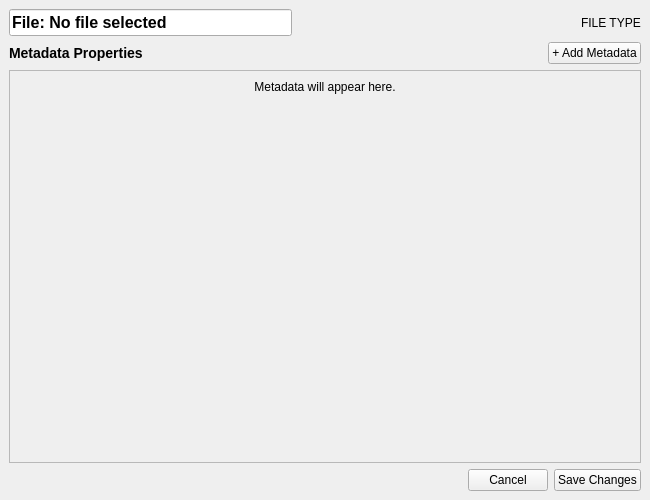
<?xml version="1.0" encoding="UTF-8"?>
<ui version="4.0">
 <class>MetadataEditor</class>
 <widget class="QMainWindow" name="MetadataEditor">
  <property name="windowTitle">
   <string>QuadM - Metadata Editor</string>
  </property>
  <property name="minimumSize">
   <size>
    <width>650</width>
    <height>500</height>
   </size>
  </property>
  <widget class="QWidget" name="centralwidget">
   <layout class="QVBoxLayout" name="mainLayout">

    <!-- File Information -->
    <item>
     <layout class="QHBoxLayout" name="fileInfoLayout">
      <item>
       <widget class="QLineEdit" name="fileNameLabel">
        <property name="text">
         <string>File: No file selected</string>
        </property>
        <property name="styleSheet">
         <string>font-size: 16px; font-weight: bold;</string>
        </property>
       </widget>
      </item>
      <item>
       <spacer name="fileInfoSpacer">
        <property name="orientation">
         <enum>Qt::Horizontal</enum>
        </property>
        <property name="sizeHint" stdset="0">
         <size>
          <width>40</width>
          <height>20</height>
         </size>
        </property>
       </spacer>
      </item>
      <item>
       <widget class="QLabel" name="fileTypeLabel">
        <property name="text">
         <string>FILE TYPE</string>
        </property>
       </widget>
      </item>
     </layout>
    </item>

    <!-- Metadata Heading and Add Button -->
    <item>
     <layout class="QHBoxLayout" name="metadataHeadingLayout">
      <item>
       <widget class="QLabel" name="metadataHeadingLabel">
        <property name="text">
         <string>Metadata Properties</string>
        </property>
        <property name="styleSheet">
         <string>font-size: 14px; font-weight: bold;</string>
        </property>
       </widget>
      </item>
      <item>
       <spacer name="headingSpacer">
        <property name="orientation">
         <enum>Qt::Horizontal</enum>
        </property>
        <property name="sizeHint" stdset="0">
         <size>
          <width>40</width>
          <height>20</height>
         </size>
        </property>
       </spacer>
      </item>
      <item>
       <widget class="QPushButton" name="addMetadataButton">
        <property name="text">
         <string>+ Add Metadata</string>
        </property>
       </widget>
      </item>
     </layout>
    </item>

    <!-- Scrollable Metadata Properties -->
    <item>
     <widget class="QScrollArea" name="metadataScrollArea">
        <property name="widgetResizable">
            <bool>true</bool>
        </property>
        <property name="horizontalScrollBarPolicy">
            <enum>Qt::ScrollBarAsNeeded</enum>
        </property>
        <property name="verticalScrollBarPolicy">
            <enum>Qt::ScrollBarAsNeeded</enum>
        </property>
      <widget class="QWidget" name="metadataScrollContents">
       <layout class="QVBoxLayout" name="metadataLayout">
        <item>
         <widget class="QLabel" name="placeholderLabel">
          <property name="text">
           <string>Metadata will appear here.</string>
          </property>
          <property name="alignment">
           <set>Qt::AlignCenter</set>
          </property>
         </widget>
        </item>
        <item>
         <spacer name="metadataSpacer">
          <property name="orientation">
           <enum>Qt::Vertical</enum>
          </property>
          <property name="sizeHint" stdset="0">
           <size>
            <width>20</width>
            <height>40</height>
           </size>
          </property>
         </spacer>
        </item>
       </layout>
      </widget>
     </widget>
    </item>

    <!-- Bottom Buttons -->
    <item>
     <layout class="QHBoxLayout" name="buttonLayout">
      <item>
       <spacer name="buttonSpacer">
        <property name="orientation">
         <enum>Qt::Horizontal</enum>
        </property>
        <property name="sizeHint" stdset="0">
         <size>
          <width>40</width>
          <height>20</height>
         </size>
        </property>
       </spacer>
      </item>
      <item>
       <widget class="QPushButton" name="cancelButton">
        <property name="text">
         <string>Cancel</string>
        </property>
       </widget>
      </item>
      <item>
       <widget class="QPushButton" name="saveMetadataButton">
        <property name="text">
         <string>Save Changes</string>
        </property>
       </widget>
      </item>
     </layout>
    </item>

   </layout>
  </widget>
 </widget>
 <resources/>
 <connections/>
</ui>
